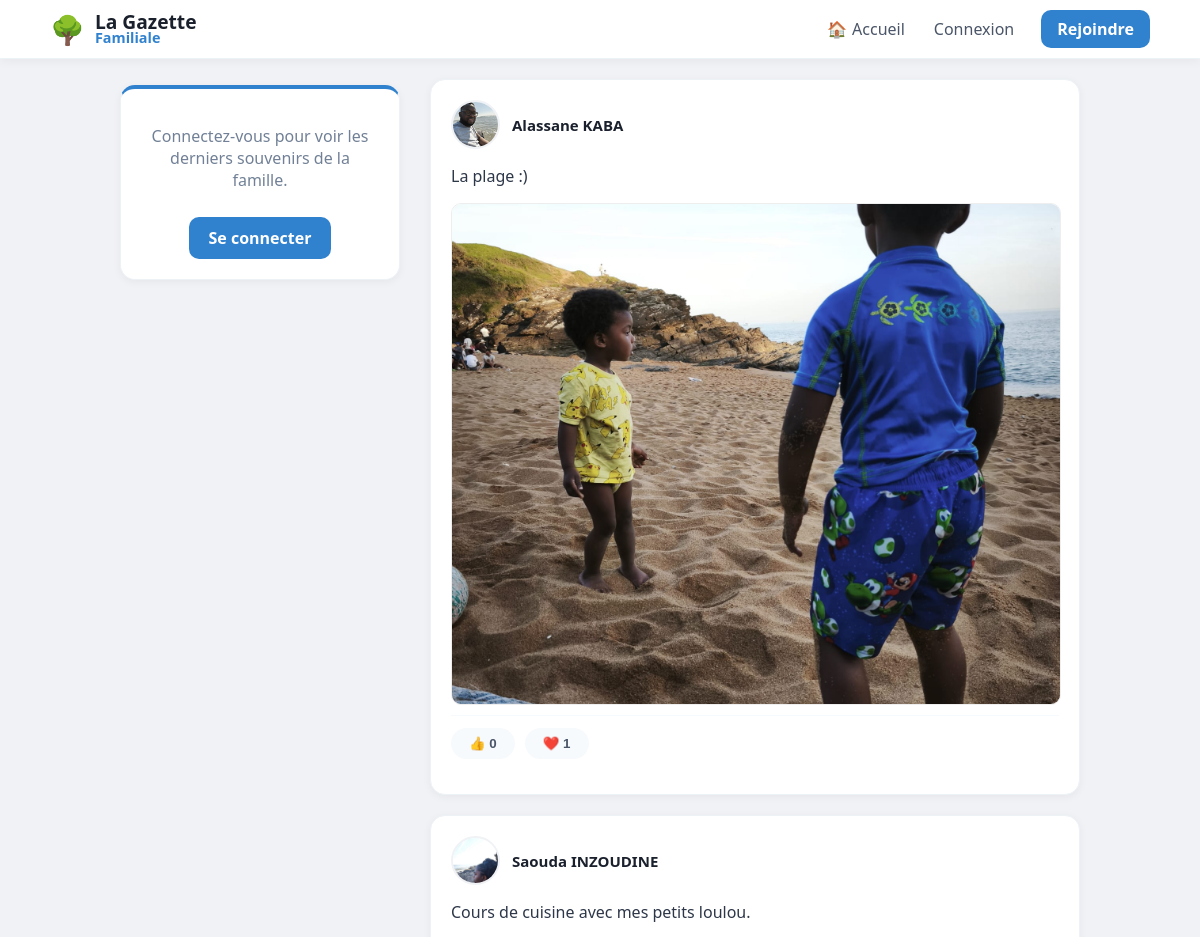
Before: / (upper part) with the older database file.
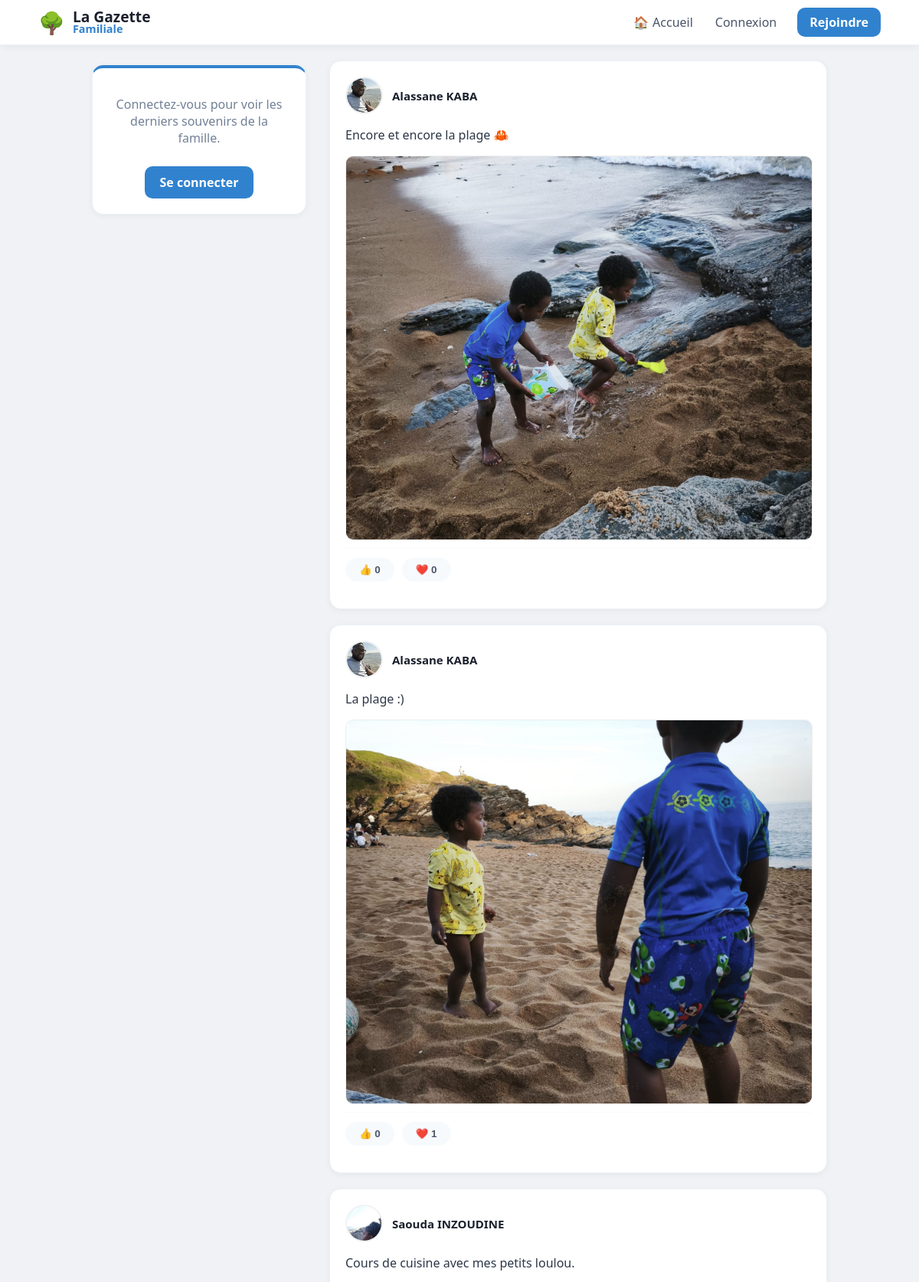
After: the same page with the newer database file.
### tables this page shows
CREATE TABLE posts (id INTEGER PRIMARY KEY AUTOINCREMENT, username TEXT, content TEXT, likes INTEGER DEFAULT 0, image TEXT);

CREATE TABLE users (
                id INTEGER PRIMARY KEY AUTOINCREMENT, 
                email TEXT UNIQUE, 
                firstname TEXT, 
                lastname TEXT, 
                username TEXT UNIQUE, 
                password TEXT, 
                avatar TEXT
            );

### app.py (the view)
@app.route("/")
def home():
    with get_db() as db:
        posts = db.execute("""
            SELECT posts.*, users.avatar AS user_avatar,
                (SELECT COUNT(*) FROM reactions WHERE post_id=posts.id AND type='thumb') as thumbs,
                (SELECT COUNT(*) FROM reactions WHERE post_id=posts.id AND type='heart') as hearts
            FROM posts
            JOIN users ON posts.username = users.username
            ORDER BY posts.id DESC
        """).fetchall()
        comments = db.execute("SELECT * FROM comments").fetchall()
    return render_template("home.html", posts=posts, comments=comments)

### app.py (called while the page is built)
def get_db():
    db = sqlite3.connect("database.db")
    db.row_factory = sqlite3.Row
    return db

### templates/home.html (shortened to what this page needs)
{% extends "base.html" %}
{% block content %}
<aside class="sidebar">
    <div class="post-card" style="text-align: center; border-top: 4px solid #3182ce;">
        {% if session.get("user") %}
            <div style="font-size: 50px; margin-bottom: 10px;">🌳</div>
            <h3 style="margin: 0; color: #2d3748;">Bonjour,</h3>
            <h2 style="margin: 5px 0; color: #1a202c; font-size: 1.4em;">{{ session['user'] }}</h2>
            <p style="font-size: 0.9em; color: #718096; line-height: 1.4;">Bienvenue dans votre journal de bord familial.</p>
            <div style="margin-top: 20px; padding-top: 15px; border-top: 1px solid #edf2f7;">
                <a href="{{ url_for('profile', username=session['user']) }}" style="text-decoration: none; color: #3182ce; font-weight: 700; font-size: 0.9em;">Voir mon mur personnel →</a>
            </div>
        {% else %}
            <p style="color: #718096;">Connectez-vous pour voir les derniers souvenirs de la famille.</p>
            <a href="/login" style="display: inline-block; margin-top: 10px; background: #3182ce; color: white; padding: 10px 20px; border-radius: 10px; text-decoration: none; font-weight: bold;">Se connecter</a>
        {% endif %}
    </div>
</aside>
<main class="feed">
    {% for post in posts %}
    <div class="post-card">
        <div style="display: flex; justify-content: space-between; align-items: center; margin-bottom: 15px;">
            <div style="display: flex; align-items: center; gap: 12px;">
                <img src="{{ url_for('static', filename='avatars/' + (post['user_avatar'] or 'default.png')) }}" class="avatar">
                <a href="{{ url_for('profile', username=post['username']) }}" class="username" style="text-decoration: none; color: #1a202c; font-weight: 700;">
                    {{ post['username'] }}
                </a>
            </div>
        </div>
        <div class="content" style="white-space: pre-wrap; margin-bottom: 15px;">{{ post['content'] }}</div>
        {% if post['image'] %}
            <img src="{{ url_for('static', filename='uploads/' + post['image']) }}" class="post-img" onclick="window.open(this.src)" style="cursor: pointer;">
        {% endif %}
        <div class="actions" style="display: flex; gap: 10px; border-top: 1px solid #f7fafc; padding-top: 12px;">
            <button onclick="react({{ post['id'] }}, 'thumb')" class="btn-react">
                👍 <span id="thumbs-{{ post['id'] }}">{{ post['thumbs'] }}</span>
            </button>
            <button onclick="react({{ post['id'] }}, 'heart')" class="btn-react">
                ❤️ <span id="hearts-{{ post['id'] }}">{{ post['hearts'] }}</span>
            </button>
        </div>
    </div>
    {% endfor %}
</main>
{% endblock %}

Changed rows visible on the page:
added posts: avatar (picture), username "Alassane KABA", content "Encore et encore la plage 🦀", image (picture), thumbs "0", hearts "0"
